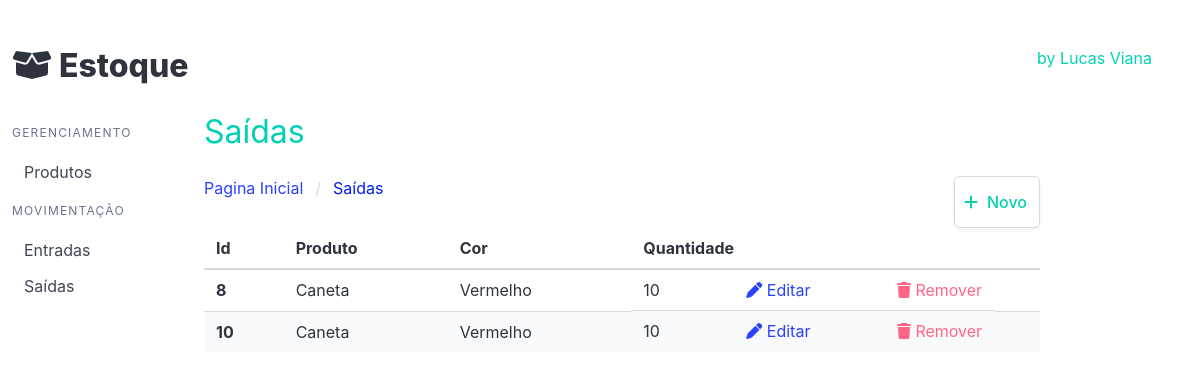
Page /saida/list_saida on the earlier database version.
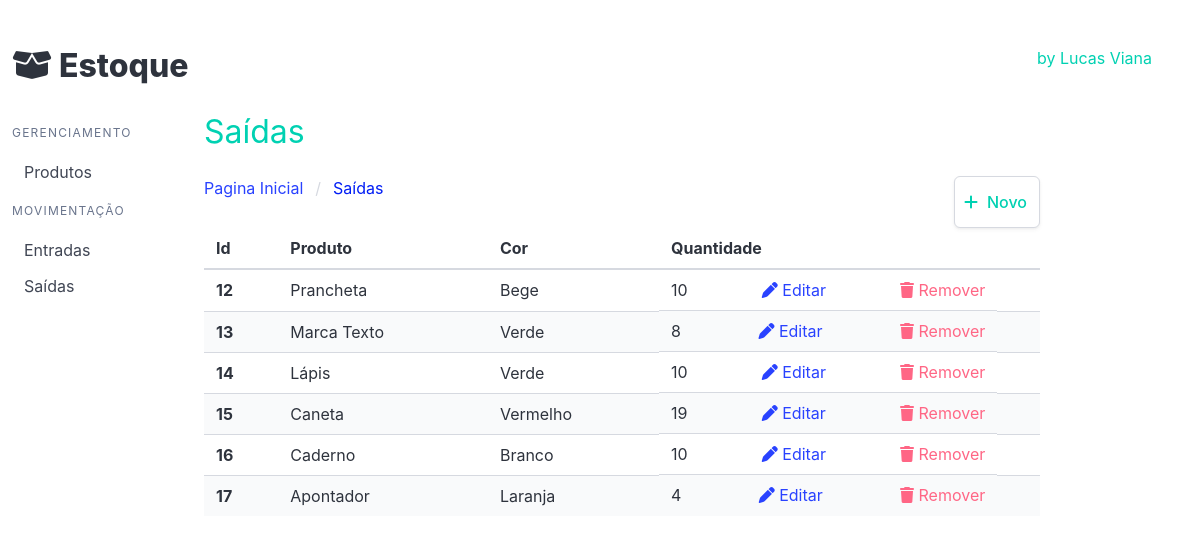
Same page on the later database version.
### saida/models.py (models this page shows, shortened)
class Saidas(models.Model):
    produto = models.ForeignKey(Produtos, on_delete=models.CASCADE, verbose_name='Produto')
    preco = models.FloatField('Preco', default=0)
    quantidade = models.IntegerField('Quantidade', default=0)
    criado = models.DateTimeField('Criado em', auto_now_add=True)
    modificado = models.DateTimeField('Modificado em', auto_now=True)

### produto/models.py (models this page shows, shortened)
class Produtos(models.Model):
    produto = models.CharField('Produto', max_length=200)
    cor = models.ForeignKey(Cores, on_delete=models.PROTECT, verbose_name='Cor')
    descricao = models.TextField('Descriçao', blank=True)
    quantidade = models.IntegerField('Quantidade', default=0)
    preco = models.DecimalField('Preço', decimal_places=2, max_digits=8, default=0)
    criado = models.DateTimeField('Criado em', auto_now_add=True)
    modificado = models.DateField('Modificado em', auto_now=True)
    def __str__(self):
        return self.produto
    class Meta:
        verbose_name = 'Produto'
        verbose_name_plural = 'Produtos'
        ordering = ['-produto']

class Cores(models.Model):
    cor = models.CharField('Cor', max_length=200)
    def __str__(self):
        return self.cor

### saida/views.py (the view)
# urls.py: path('list_saida', list_saida, name='list_saida'),
def list_saida(request):
    saidas = Saidas.objects.all()
    template_name = 'list_saida.html'
    context = {
        'saidas': saidas
    }
    return render(request, template_name, context)

### saida/templates/list_saida.html
{% extends 'base.html' %}
{% block product %}
<h1 class="subtitle is-3 has-text-primary">
  Saídas
</h1>
<div>
  <nav class="navbar breadcrumb" aria-label="breadcrumbs">
      <ul>
          <li><a href="{% url 'produto:list_produto' %}">Pagina Inicial</a></li>
          <li class="is-active"><a href="#">Saídas</a></li>
      </ul>
      <div class="navbar-end">
          <a class="button has-text-primary" href="{% url 'saida:new_saida' %}">
              <span class="icon is-small mr-1">
                  <i class="fa-solid fa-plus"></i>
              </span>
              Novo
          </a>
      </div>
  </nav>
</div>
<table class="table is-striped is-hoverable is-fullwidth">
  <thead>
    <tr>
      <th>Id</th>
      <th>Produto</th>
      <th>Cor</th>
      <th>Quantidade</th>
      <th></th>
  </tr>
  </thead>
  <tbody>{% for saida in saidas %}<tr>
      <th>{{ saida.id }}</th>
      <td>{{ saida.produto }}</td>
      <td>{{ saida.produto.cor }}</td>
      <td class="is-flex justify-content is-justify-content-space-between">
        {{ saida.quantidade }}
        <a href="{% url 'saida:update_saida' saida.id%}">
            <i class="fa-solid fa-pen"></i>
            Editar
        </a>
        <a class="has-text-danger" href="{% url 'saida:delete_saida' saida.id%}">
            <i class="fa-solid fa-trash"></i>
            Remover
        </a>
    </td>
    <td></td>
    </tr>{% endfor %}
  </tbody>
</table>
{% endblock %}

Differences in the rows shown:
removed Saidas: id "8", produto "Caneta", produto.cor "Vermelho", quantidade "10"
removed Saidas: id "10", produto "Caneta", produto.cor "Vermelho", quantidade "10"
added Saidas: id "12", produto "Prancheta", produto.cor "Bege", quantidade "10"
added Saidas: id "13", produto "Marca Texto", produto.cor "Verde", quantidade "8"
added Saidas: id "14", produto "Lápis", produto.cor "Verde", quantidade "10"
added Saidas: id "15", produto "Caneta", produto.cor "Vermelho", quantidade "19"
added Saidas: id "16", produto "Caderno", produto.cor "Branco", quantidade "10"
added Saidas: id "17", produto "Apontador", produto.cor "Laranja", quantidade "4"
